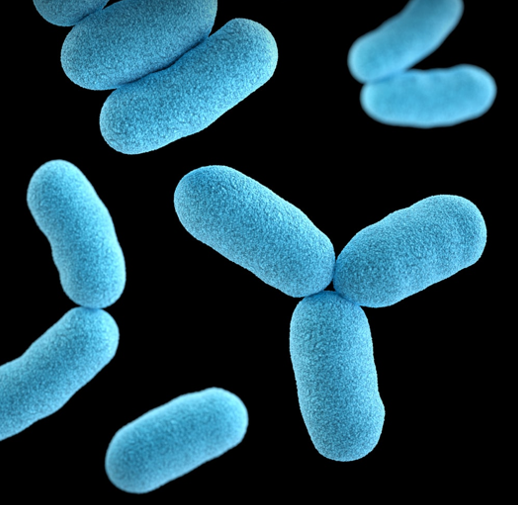
#> input picture HK2_Computer Vision/tach_object/download.png, 518 x 505 px
$ jupyter execute demo.ipynb
#> lines starting #> are read from the running program, lines starting #| are printed output that depends on the picture
[cell 1]
import cv2 as cv
import matplotlib.pyplot as plt
img = cv.imread('download.png', cv.IMREAD_GRAYSCALE)
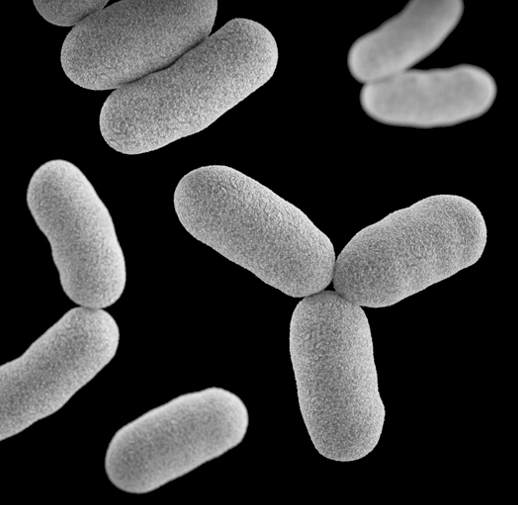
#> img: shape (505, 518); min 0, max 239, mean 58.7
plt.imshow(img, cmap='gray')
plt.show()
